Frame 1 (no input): blank canvas, image omitted
Frame 60 (no input): blank canvas, image omitted
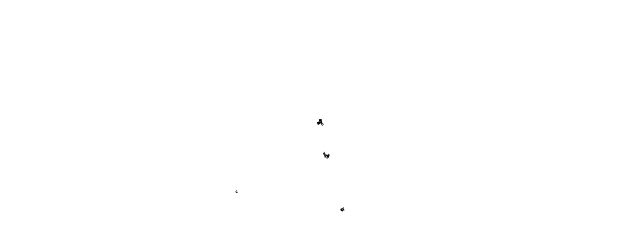
Frame 120 (the mouse pressed at the canvas centre since frame 60)

The p5.js sketch whose frames 1 and 60 were blank and that drew this single picture after the mouse press (run headless with seeded random() and noise() and a simulated clock; from frame 60 on, the mouse is pressed at the canvas centre):

// p5.js sketch
// ── sketch.js
let walker;

function setup() {
  createCanvas(640, 240);
  walker = new Walker();
   background (255);
}

function draw() {
  walker.show();
  walker.step();
}
// ── walker.js
class Walker{
  constructor(){
    this.x = width/2;
    this.y = height/2;
  }
  
  show(){
    stroke(0);
    point(this.x, this.y);
  }
  
  step(){
  let r = random(1)
    if (r < 0.01){ 
      this.x += random(-100,100);
      this.y += random(-100,100);
    } else {
      this.x += random(-1,1);
      this.y += random(-1,1);
    }
  }
}
